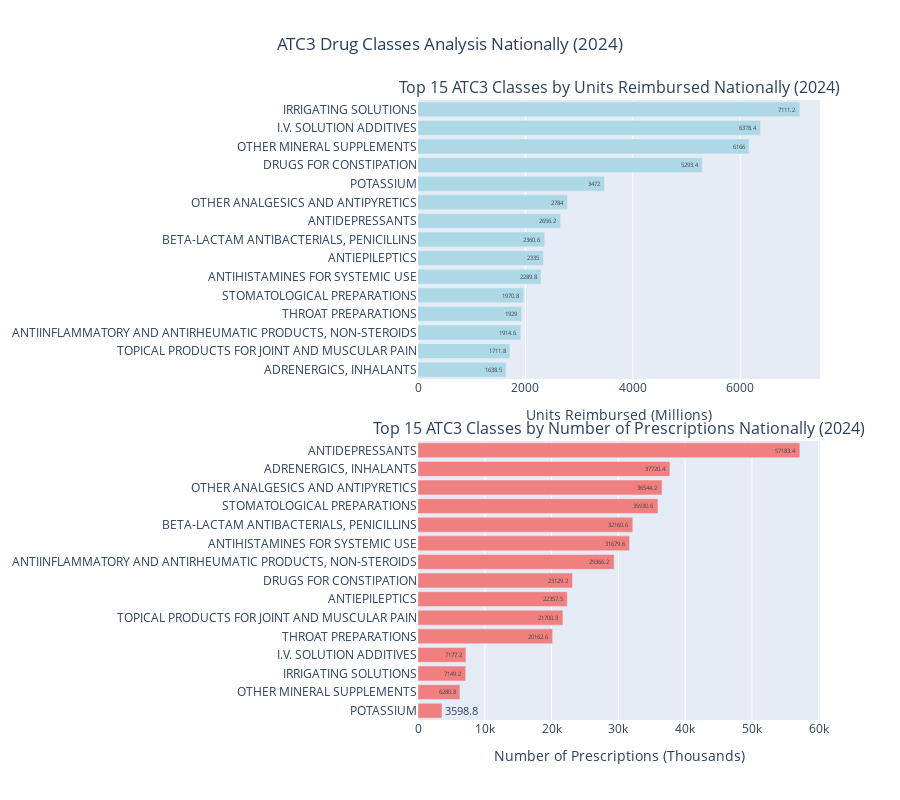

Notebook code cell kept with this figure:
### Code cell
# Create ATC3 aggregation
agg_atc3 = final_merged.groupby(['State', 'ATC3 Class', 'ATC3_Name', 'Year']).agg({
    'Units Reimbursed': 'sum',
    'Number of Prescriptions': 'sum'
}).reset_index()

print(f"ATC3 aggregated data shape: {agg_atc3.shape}")
print(f"Unique states: {agg_atc3['State'].nunique()}")
print(f"Unique ATC3 classes: {agg_atc3['ATC3 Class'].nunique()}")
print(f"Years available: {sorted(agg_atc3['Year'].unique())}")

# Interactive plotting function
def plot_atc3_analysis(year=2024, state='ALL', top_n=15, metric='Units Reimbursed'):
    # Filter data by year first
    year_data = agg_atc3[agg_atc3['Year'] == year].copy()
    
    # Filter data by state
    if state == 'ALL':
        plot_data = year_data.groupby(['ATC3 Class', 'ATC3_Name']).agg({
            'Units Reimbursed': 'sum',
            'Number of Prescriptions': 'sum'
        }).reset_index()
        title_suffix = f"Nationally ({year})"
    else:
        plot_data = year_data[year_data['State'] == state].copy()
        title_suffix = f"in {state} ({year})"
    
    # Sort by selected metric and get top N
    plot_data = plot_data.sort_values(metric, ascending=False).head(top_n)
    
    # Create subplot figure
    fig = make_subplots(
        rows=2, cols=1,
        subplot_titles=(f'Top {top_n} ATC3 Classes by Units Reimbursed {title_suffix}',
                       f'Top {top_n} ATC3 Classes by Number of Prescriptions {title_suffix}'),
        vertical_spacing=0.1
    )
    
    # Units Reimbursed plot
    fig.add_trace(
        go.Bar(
            x=plot_data['Units Reimbursed'],
            y=plot_data['ATC3_Name'],
            orientation='h',
            name='Units Reimbursed',
            text=plot_data['Units Reimbursed'].round(1),
            textposition='auto',
            marker_color='lightblue'
        ),
        row=1, col=1
    )
    
    # Re-sort for prescriptions
    plot_data_presc = plot_data.sort_values('Number of Prescriptions', ascending=False).head(top_n)
    
    # Number of Prescriptions plot
    fig.add_trace(
        go.Bar(
            x=plot_data_presc['Number of Prescriptions'],
            y=plot_data_presc['ATC3_Name'],
            orientation='h',
            name='Number of Prescriptions',
            text=plot_data_presc['Number of Prescriptions'].round(1),
            textposition='auto',
            marker_color='lightcoral'
        ),
        row=2, col=1
    )
    
    # Update layout
    fig.update_layout(
        height=800,
        showlegend=False,
        title_text=f"ATC3 Drug Classes Analysis {title_suffix}",
        title_x=0.5
    )
    
    # Update x-axes
    fig.update_xaxes(title_text="Units Reimbursed (Millions)", row=1, col=1)
    fig.update_xaxes(title_text="Number of Prescriptions (Thousands)", row=2, col=1)
    
    # Update y-axes to show full names
    fig.update_yaxes(autorange="reversed", row=1, col=1)
    fig.update_yaxes(autorange="reversed", row=2, col=1)
    
    fig.show()
    
    # Print summary statistics
    print(f"\nSummary for {title_suffix}:")
    print(f"Total ATC3 classes: {len(plot_data)}")
    print(f"Total Units Reimbursed: {plot_data['Units Reimbursed'].sum():.1f} million")
    print(f"Total Prescriptions: {plot_data['Number of Prescriptions'].sum():.1f} thousand")

# Create widget for interactive plotting
states_list = ['ALL'] + sorted(agg_atc3['State'].unique().tolist())
years_list = sorted(agg_atc3['Year'].unique().tolist())

# Interactive widget
interact(plot_atc3_analysis,
         year=Dropdown(options=years_list, value=2024, description='Year:'),
         state=Dropdown(options=states_list, value='ALL', description='State:'),
         top_n=Dropdown(options=[10, 15, 20, 25], value=15, description='Top N:'),
         metric=Dropdown(options=['Units Reimbursed', 'Number of Prescriptions'], 
                        value='Units Reimbursed', description='Sort by:'))

### Figure 1 — Plotly figure (JSON) as saved in the notebook; plotly's stock layout.template omitted (floating-point values rounded to 4 significant figures)
{"data": [{"marker": {"color": "lightblue"}, "name": "Units Reimbursed", "orientation": "h", "text": [7111.0, 6378.0, 6166.0, 5293.0, 3472.0, 2784.0, 2656.0, 2361.0, 2335.0, 2290.0, 1971.0, 1929.0, 1915.0, 1712.0, 1638.0], "textposition": "auto", "type": "bar", "x": [7111.0, 6378.0, 6166.0, 5293.0, 3472.0, 2784.0, 2656.0, 2361.0, 2335.0, 2290.0, 1971.0, 1929.0, 1915.0, 1712.0, 1638.0], "xaxis": "x", "y": ["IRRIGATING SOLUTIONS", "I.V. SOLUTION ADDITIVES", "OTHER MINERAL SUPPLEMENTS", "DRUGS FOR CONSTIPATION", "POTASSIUM", "OTHER ANALGESICS AND ANTIPYRETICS", "ANTIDEPRESSANTS", "BETA-LACTAM ANTIBACTERIALS, PENICILLINS", "ANTIEPILEPTICS", "ANTIHISTAMINES FOR SYSTEMIC USE", "STOMATOLOGICAL PREPARATIONS", "THROAT PREPARATIONS", "ANTIINFLAMMATORY AND ANTIRHEUMATIC PRODUCTS, NON-STEROIDS", "TOPICAL PRODUCTS FOR JOINT AND MUSCULAR PAIN", "ADRENERGICS, INHALANTS"], "yaxis": "y"}, {"marker": {"color": "lightcoral"}, "name": "Number of Prescriptions", "orientation": "h", "text": [57180.0, 37720.0, 36540.0, 35930.0, 32160.0, 31680.0, 29370.0, 23130.0, 22360.0, 21700.0, 20160.0, 7177.0, 7149.0, 6281.0, 3599.0], "textposition": "auto", "type": "bar", "x": [57180.0, 37720.0, 36540.0, 35930.0, 32160.0, 31680.0, 29370.0, 23130.0, 22360.0, 21700.0, 20160.0, 7177.0, 7149.0, 6281.0, 3599.0], "xaxis": "x2", "y": ["ANTIDEPRESSANTS", "ADRENERGICS, INHALANTS", "OTHER ANALGESICS AND ANTIPYRETICS", "STOMATOLOGICAL PREPARATIONS", "BETA-LACTAM ANTIBACTERIALS, PENICILLINS", "ANTIHISTAMINES FOR SYSTEMIC USE", "ANTIINFLAMMATORY AND ANTIRHEUMATIC PRODUCTS, NON-STEROIDS", "DRUGS FOR CONSTIPATION", "ANTIEPILEPTICS", "TOPICAL PRODUCTS FOR JOINT AND MUSCULAR PAIN", "THROAT PREPARATIONS", "I.V. SOLUTION ADDITIVES", "IRRIGATING SOLUTIONS", "OTHER MINERAL SUPPLEMENTS", "POTASSIUM"], "yaxis": "y2"}], "layout": {"annotations": [{"font": {"size": 16}, "showarrow": false, "text": "Top 15 ATC3 Classes by Units Reimbursed Nationally (2024)", "x": 0.5, "xanchor": "center", "xref": "paper", "y": 1, "yanchor": "bottom", "yref": "paper"}, {"font": {"size": 16}, "showarrow": false, "text": "Top 15 ATC3 Classes by Number of Prescriptions Nationally (2024)", "x": 0.5, "xanchor": "center", "xref": "paper", "y": 0.45, "yanchor": "bottom", "yref": "paper"}], "height": 800, "showlegend": false, "title": {"text": "ATC3 Drug Classes Analysis Nationally (2024)", "x": 0.5}, "xaxis": {"anchor": "y", "domain": [0, 1], "title": {"text": "Units Reimbursed (Millions)"}}, "xaxis2": {"anchor": "y2", "domain": [0, 1], "title": {"text": "Number of Prescriptions (Thousands)"}}, "yaxis": {"anchor": "x", "autorange": "reversed", "domain": [0.55, 1]}, "yaxis2": {"anchor": "x2", "autorange": "reversed", "domain": [0, 0.45]}}}
